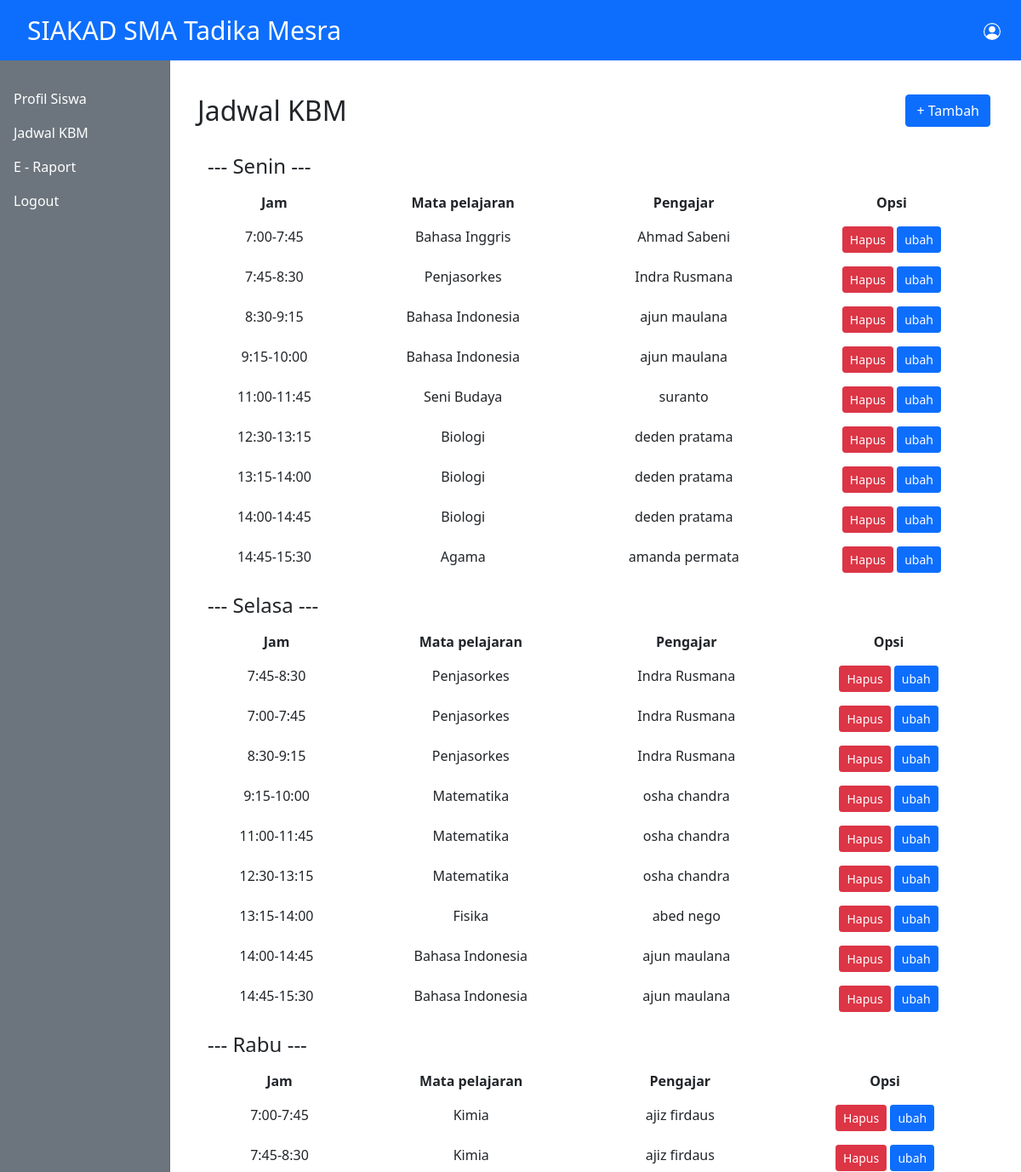
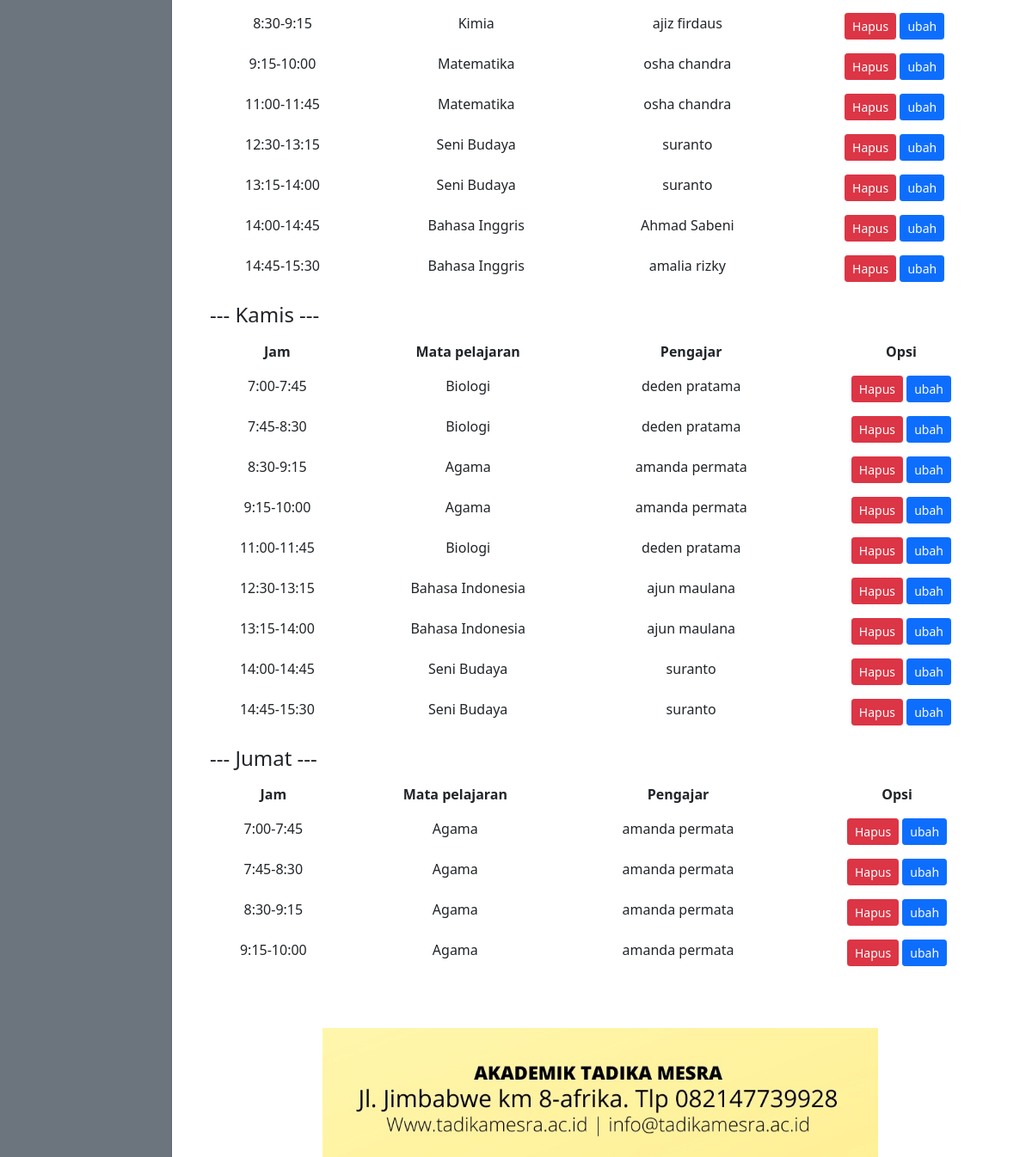
/admin/detail-kbm.php?kelas=x mipa 1, run on the app's committed database (2 pictures, top to bottom).
### tables this page shows
CREATE TABLE `pelajaran` (
  `id` int(11) NOT NULL,
  `kelas` varchar(40) NOT NULL,
  `hari` varchar(30) NOT NULL,
  `jam` varchar(50) NOT NULL,
  `mapel` varchar(100) NOT NULL,
  `pengajar` varchar(100) NOT NULL
);

### admin/detail-kbm.php (the view, shortened to what this page needs)
<?php
include_once '../database/koneksi.php';
include_once '../templates/header.php';
$kelas = $_GET["kelas"];
?>
<div class="col-12">
       <div class="row">
            <div class="col-3" style="width:25%;">
                <strong>  <h2>Jadwal KBM</h2>
                </strong>
				</div>
			<div class="col-9" style="width:75%; float:right;">
				<button type="button" class="btn btn-primary" data-bs-toggle="modal" data-bs-target="#staticBackdrop" style="float:right;">
				+ Tambah
				</button>
				</div>
              </div>
              </div>
<br>
<form action="" method="post">
<div class="container">
		<div class="row">
            <h4>--- Senin ---</h4>
            <?php
            $sql1=mysqli_query($koneksi,"SELECT * FROM pelajaran WHERE kelas='$kelas' AND hari='Senin' ORDER BY id ASC");?>
			<table class="table table-borderless" style = "text-align:center;">
				<tr>
                    <th>Jam</th>
                    <th>Mata pelajaran</th>
                    <th>Pengajar</th>
                    <th>Opsi</th>
				</tr>
            <?php while($senin = mysqli_fetch_assoc($sql1)):?>
                <tr>
                    <td><?= $senin["jam"]?></td>
                    <td><?= $senin["mapel"]?></td>
                    <td><?= $senin["pengajar"]?></td>
                    <td><a href="hapus-kbm.php?id=<?= $senin["id"]?>&kelas=<?=$kelas ?>" style="color: white; text-decoration:none;" class="btn btn-danger btn-sm float-right ml-1"
                    onclick = "return confirm('yakin?');">Hapus</a>
  					<a href="ubah-kbm.php?id=<?= $senin["id"]?>&kelas=<?=$kelas ?>" style="color: white; text-decoration:none;" class="btn btn-primary btn-sm float-right ml-1">ubah</a></td>
				</tr>
            <?php endwhile;?>
            </table>
            <h4>--- Selasa ---</h4>
            <?php
            $sql2=mysqli_query($koneksi,"SELECT * FROM pelajaran WHERE kelas='$kelas' AND hari='Selasa' ORDER BY id ASC");?>
			<table class="table table-borderless" style = "text-align:center;">
				<tr>
                    <th>Jam</th>
                    <th>Mata pelajaran</th>
                    <th>Pengajar</th>
                    <th>Opsi</th>
				</tr>
            <?php while($selasa = mysqli_fetch_assoc($sql2)):?>
                <tr>
                    <td><?= $selasa["jam"]?></td>
                    <td><?= $selasa["mapel"]?></td>
                    <td><?= $selasa["pengajar"]?></td>
                    <td><a href="hapus-kbm.php?id=<?= $selasa["id"]?>&kelas=<?=$kelas ?>" style="color: white; text-decoration:none;" class="btn btn-danger btn-sm float-right ml-1"
                    onclick = "return confirm('yakin?');">Hapus</a>
                    <a href="ubah-kbm.php?id=<?= $selasa["id"]?>&kelas=<?=$kelas ?>" style="color: white; text-decoration:none;" class="btn btn-primary btn-sm float-right ml-1">ubah</a></td>
				</tr>
            <?php endwhile;?>
            </table>
            <h4>--- Rabu ---</h4>
            <?php
            $sql3=mysqli_query($koneksi,"SELECT * FROM pelajaran WHERE kelas='$kelas' AND hari='Rabu' ORDER BY id ASC");?>
            <table class="table table-borderless" style = "text-align:center;">
                <tr>
                    <th>Jam</th>
                    <th>Mata pelajaran</th>
                    <th>Pengajar</th>
                    <th>Opsi</th>
                </tr>
            <?php while($rabu = mysqli_fetch_assoc($sql3)):?>
                <tr>
                    <td><?= $rabu["jam"]?></td>
                    <td><?= $rabu["mapel"]?></td>
                    <td><?= $rabu["pengajar"]?></td>
                    <td><a href="hapus-kbm.php?id=<?= $rabu["id"]?>&kelas=<?=$kelas ?>" style="color: white; text-decoration:none;" class="btn btn-danger btn-sm float-right ml-1"
                    onclick = "return confirm('yakin?');">Hapus</a>
                    <a href="ubah-kbm.php?id=<?= $rabu["id"]?>&kelas=<?=$kelas ?>" style="color: white; text-decoration:none;" class="btn btn-primary btn-sm float-right ml-1">ubah</a></td>
                </tr>
            <?php endwhile;?>
            </table>
            <h4>--- Kamis ---</h4>
            <?php
            $sql4=mysqli_query($koneksi,"SELECT * FROM pelajaran WHERE kelas='$kelas' AND hari='Kamis' ORDER BY id ASC");?>
            <table class="table table-borderless" style = "text-align:center;">
                <tr>
                    <th>Jam</th>
                    <th>Mata pelajaran</th>
                    <th>Pengajar</th>
                    <th>Opsi</th>
                </tr>
            <?php while($kamis = mysqli_fetch_assoc($sql4)):?>
                <tr>
                    <td><?= $kamis["jam"]?></td>
                    <td><?= $kamis["mapel"]?></td>
                    <td><?= $kamis["pengajar"]?></td>
                    <td><a href="hapus-kbm.php?id=<?= $kamis["id"]?>&kelas=<?=$kelas ?>" style="color: white; text-decoration:none;" class="btn btn-danger btn-sm float-right ml-1"
                    onclick = "return confirm('yakin?');">Hapus</a>
                    <a href="ubah-kbm.php?id=<?= $kamis["id"]?>&kelas=<?=$kelas ?>" style="color: white; text-decoration:none;" class="btn btn-primary btn-sm float-right ml-1">ubah</a></td>
                </tr>
            <?php endwhile;?>
            </table>
            <h4>--- Jumat ---</h4>
            <?php
            $sql5=mysqli_query($koneksi,"SELECT * FROM pelajaran WHERE kelas='$kelas' AND hari='Jumat' ORDER BY id ASC");?>
            <table class="table table-borderless" style = "text-align:center;">
                <tr>
                    <th>Jam</th>
                    <th>Mata pelajaran</th>
                    <th>Pengajar</th>
                    <th>Opsi</th>
                </tr>
            <?php while($jumat = mysqli_fetch_assoc($sql5)):?>
                <tr>
                    <td><?= $jumat["jam"]?></td>
                    <td><?= $jumat["mapel"]?></td>
                    <td><?= $jumat["pengajar"]?></td>
                    <td><a href="hapus-kbm.php?id=<?= $jumat["id"]?>&kelas=<?=$kelas?>" style="color: white; text-decoration:none;" class="btn btn-danger btn-sm float-right ml-1"
                    onclick = "return confirm('yakin?');">Hapus</a>
                    <a href="ubah-kbm.php?id=<?= $jumat["id"]?>&kelas=<?=$kelas ?>" style="color: white; text-decoration:none;" class="btn btn-primary btn-sm float-right ml-1">ubah</a></td>
                </tr>
            <?php endwhile;?>
            </table>
		</div>
	</div>
      </form>
      </div>
<?php include_once '../templates/footer.php'?>

### data on the page
pelajaran: jam "7:00-7:45", mapel "Bahasa Inggris", pengajar "Ahmad Sabeni"
pelajaran: jam "7:45-8:30", mapel "Penjasorkes", pengajar "Indra Rusmana"
pelajaran: jam "8:30-9:15", mapel "Bahasa Indonesia", pengajar "ajun maulana"
pelajaran: jam "9:15-10:00", mapel "Bahasa Indonesia", pengajar "ajun maulana"
pelajaran: jam "11:00-11:45", mapel "Seni Budaya", pengajar "suranto"
pelajaran: jam "12:30-13:15", mapel "Biologi", pengajar "deden pratama"
pelajaran: jam "13:15-14:00", mapel "Biologi", pengajar "deden pratama"
pelajaran: jam "14:00-14:45", mapel "Biologi", pengajar "deden pratama"
pelajaran: jam "14:45-15:30", mapel "Agama", pengajar "amanda permata"
pelajaran: jam "7:45-8:30", mapel "Penjasorkes", pengajar "Indra Rusmana"
pelajaran: jam "7:00-7:45", mapel "Penjasorkes", pengajar "Indra Rusmana"
pelajaran: jam "8:30-9:15", mapel "Penjasorkes", pengajar "Indra Rusmana"
pelajaran: jam "9:15-10:00", mapel "Matematika", pengajar "osha chandra"
pelajaran: jam "11:00-11:45", mapel "Matematika", pengajar "osha chandra"
pelajaran: jam "12:30-13:15", mapel "Matematika", pengajar "osha chandra"
pelajaran: jam "13:15-14:00", mapel "Fisika", pengajar "abed nego"
pelajaran: jam "14:00-14:45", mapel "Bahasa Indonesia", pengajar "ajun maulana"
pelajaran: jam "14:45-15:30", mapel "Bahasa Indonesia", pengajar "ajun maulana"
pelajaran: jam "7:00-7:45", mapel "Kimia", pengajar "ajiz firdaus"
pelajaran: jam "7:45-8:30", mapel "Kimia", pengajar "ajiz firdaus"
pelajaran: jam "8:30-9:15", mapel "Kimia", pengajar "ajiz firdaus"
pelajaran: jam "9:15-10:00", mapel "Matematika", pengajar "osha chandra"
pelajaran: jam "11:00-11:45", mapel "Matematika", pengajar "osha chandra"
pelajaran: jam "12:30-13:15", mapel "Seni Budaya", pengajar "suranto"
pelajaran: jam "13:15-14:00", mapel "Seni Budaya", pengajar "suranto"
pelajaran: jam "14:00-14:45", mapel "Bahasa Inggris", pengajar "Ahmad Sabeni"
pelajaran: jam "14:45-15:30", mapel "Bahasa Inggris", pengajar "amalia rizky"
pelajaran: jam "7:00-7:45", mapel "Biologi", pengajar "deden pratama"
pelajaran: jam "7:45-8:30", mapel "Biologi", pengajar "deden pratama"
pelajaran: jam "8:30-9:15", mapel "Agama", pengajar "amanda permata"
pelajaran: jam "9:15-10:00", mapel "Agama", pengajar "amanda permata"
pelajaran: jam "11:00-11:45", mapel "Biologi", pengajar "deden pratama"
pelajaran: jam "12:30-13:15", mapel "Bahasa Indonesia", pengajar "ajun maulana"
pelajaran: jam "13:15-14:00", mapel "Bahasa Indonesia", pengajar "ajun maulana"
pelajaran: jam "14:00-14:45", mapel "Seni Budaya", pengajar "suranto"
pelajaran: jam "14:45-15:30", mapel "Seni Budaya", pengajar "suranto"
pelajaran: jam "7:00-7:45", mapel "Agama", pengajar "amanda permata"
pelajaran: jam "7:45-8:30", mapel "Agama", pengajar "amanda permata"
pelajaran: jam "8:30-9:15", mapel "Agama", pengajar "amanda permata"
pelajaran: jam "9:15-10:00", mapel "Agama", pengajar "amanda permata"
